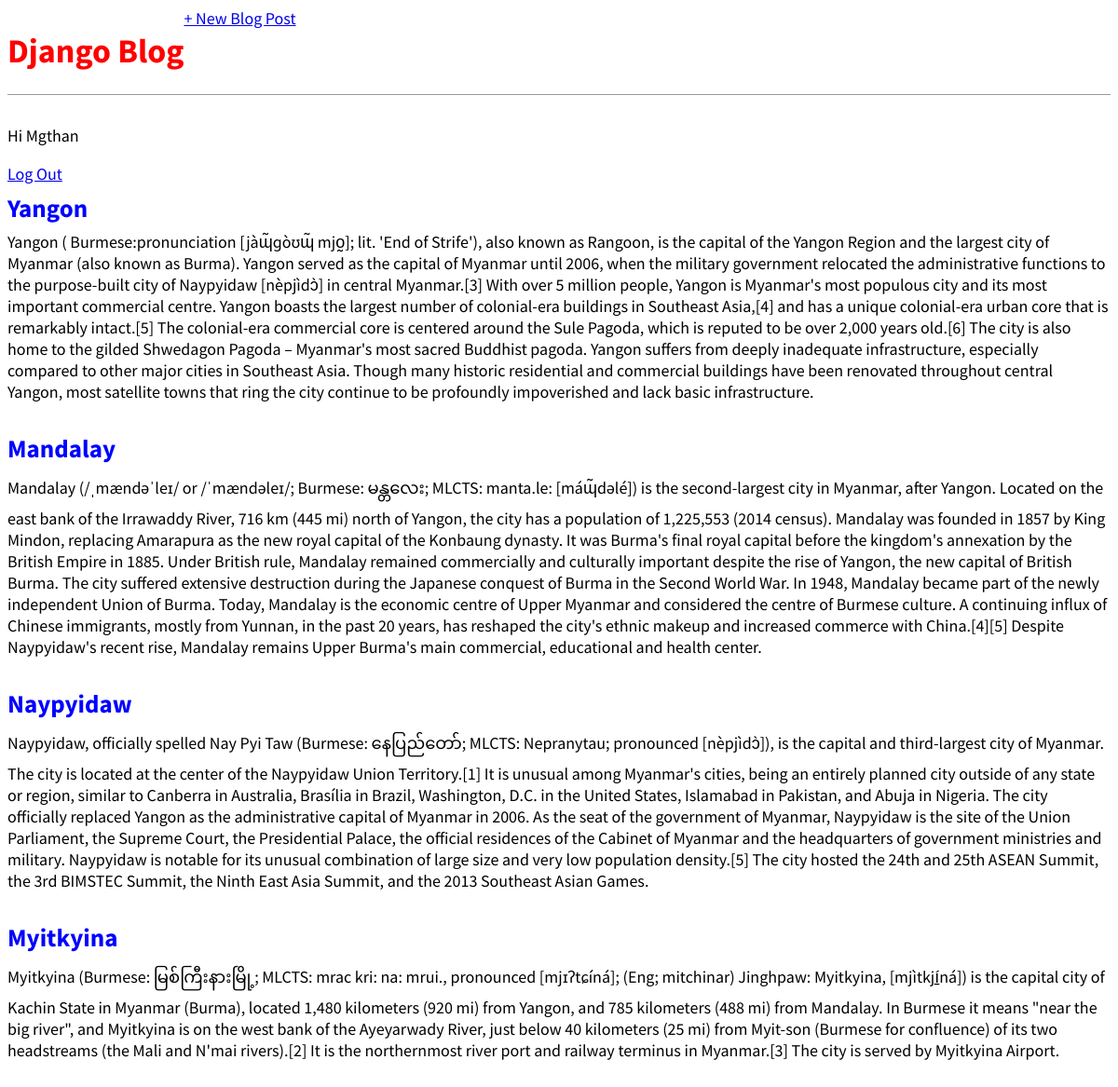
The app's page / (signed in) with its own data.
### blog/models.py (models this page shows, shortened)
class Post(models.Model):
    title = models.CharField(max_length=200)
    author = models.ForeignKey(
        'auth.User',
        on_delete = models.CASCADE
    )
    body = models.TextField()

### blog/views.py (the view)
# urls.py: path('',BlogListView.as_view(),name='home'),
class BlogListView(ListView):
    model = Post
    template_name = 'home.html'

### templates/home.html
{% extends 'base.html' %}
{% block content %}
    {% for post in object_list %}
        <div class="post-entry">
            <h2><a href="{% url 'post_detail' post.pk %}">{{ post.title }}</a></h2>
        <p>{{ post.body }}</p>
        </div>
    {% endfor %}
{% endblock content %}

### templates/base.html (shortened to what this page needs)
{% load static %}
<html>
    <head>
        <link href="{% static 'css/base.css' %}" rel="stylesheet">
    </head>
<body>
    <div>
        <header class="nav-left">
            <div>
                <h1><a href="{% url 'home'%}">Django Blog</a></h1>
            </div>
            <div>
                <a href="{% url 'post_new' %}">+ New Blog Post</a>
            </div>
        </header>
        {% if user.is_authenticated  %}
            <p>Hi {{ user.username }}</p>
            <a href="{% url 'logout' %}">Log Out</a>
            {% else %}
            <p>You are not logged in.</p>
            <a href="{% url 'login' %}">Log In</a>
        {% endif %}
        {% block content %}
        {% endblock content %}
    </div>
</body>
</html>

### static/css/base.css (style rules this page uses)
body { font-family: 'Source Sans Pro',sans-serif; font-size: 18px; }
header { border-bottom: 1px solid #999999; margin-bottom: 2rem; display: flex; }
header h1 a { color: red; text-decoration: none; }
.nav-left { margin-right: auto; }
.post-entry { margin-bottom: 2rem; }
.post-entry h2 { margin: 0.5rem 0; }
.post-entry h2 a, .post-entry h2 a:visited { color: blue; text-decoration: none; }
.post-entry p { margin: 0; font-weight: 400; }

### records on screen
Post: title "Yangon", body "Yangon ( Burmese:pronunciation [jàɰ̃ɡòʊɰ̃ mjo̰]; lit. 'End of Strife'), also known as Rangoon, is the capital of the Yangon Region and the largest city of Myanmar (also known as Burma). Yangon served as the capital of Myanmar until 2006, when the military government relocated the administrative functions to the purpose-built city of Naypyidaw [nèpjìdɔ̀] in central Myanmar.[3] With over 5 million people, Yangon is Myanmar's most populous city and its most important commercial centre. Yangon boasts the largest number of colonial-era buildings in Southeast Asia,[4] and has a unique colonial-era urban core that is remarkably intact.[5] The colonial-era commercial core is centered around the…"
Post: title "Mandalay", body "Mandalay (/ˌmændəˈleɪ/ or /ˈmændəleɪ/; Burmese: မန္တလေး; MLCTS: manta.le: [máɰ̃dəlé]) is the second-largest city in Myanmar, after Yangon. Located on the east bank of the Irrawaddy River, 716 km (445 mi) north of Yangon, the city has a population of 1,225,553 (2014 census). Mandalay was founded in 1857 by King Mindon, replacing Amarapura as the new royal capital of the Konbaung dynasty. It was Burma's final royal capital before the kingdom's annexation by the British Empire in 1885. Under British rule, Mandalay remained commercially and culturally important despite the rise of Yangon, the new capital of British Burma. The city suffered extensive destruction during the Japanese conquest of…"
Post: title "Naypyidaw", body "Naypyidaw, officially spelled Nay Pyi Taw (Burmese: နေပြည်တော်; MLCTS: Nepranytau; pronounced [nèpjìdɔ̀]), is the capital and third-largest city of Myanmar. The city is located at the center of the Naypyidaw Union Territory.[1] It is unusual among Myanmar's cities, being an entirely planned city outside of any state or region, similar to Canberra in Australia, Brasília in Brazil, Washington, D.C. in the United States, Islamabad in Pakistan, and Abuja in Nigeria. The city officially replaced Yangon as the administrative capital of Myanmar in 2006. As the seat of the government of Myanmar, Naypyidaw is the site of the Union Parliament, the Supreme Court, the Presidential Palace, the official…"
Post: title "Myitkyina", body "Myitkyina (Burmese: မြစ်ကြီးနားမြို့; MLCTS: mrac kri: na: mrui., pronounced [mjɪʔtɕíná]; (Eng; mitchinar) Jinghpaw: Myitkyina, [mjìtkjí̠ná]) is the capital city of Kachin State in Myanmar (Burma), located 1,480 kilometers (920 mi) from Yangon, and 785 kilometers (488 mi) from Mandalay. In Burmese it means \"near the big river\", and Myitkyina is on the west bank of the Ayeyarwady River, just below 40 kilometers (25 mi) from Myit-son (Burmese for confluence) of its two headstreams (the Mali and N'mai rivers).[2] It is the northernmost river port and railway terminus in Myanmar.[3] The city is served by Myitkyina Airport."

### other values on screen
{{ user.username }} "Mgthan"
